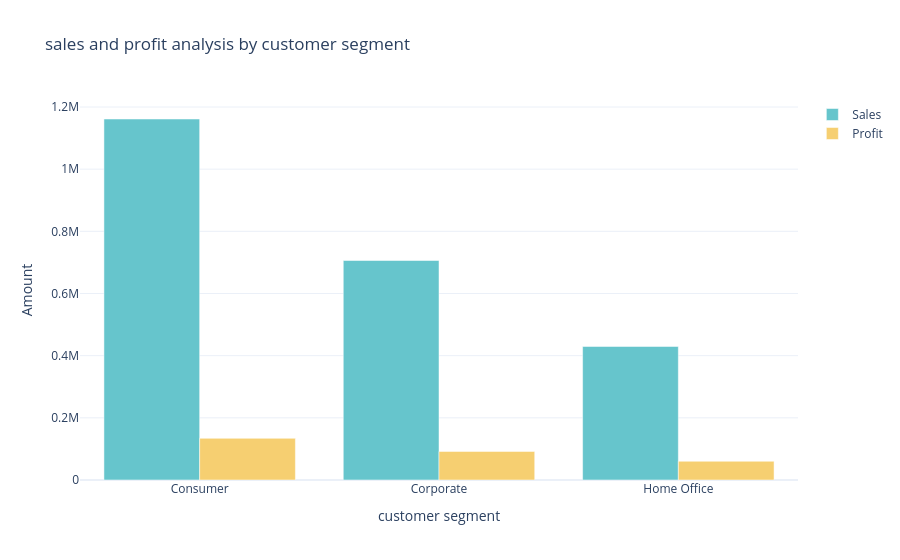

Source (notebook cell):
### Code cell
color_palette = colors.qualitative.Pastel

fig= go.Figure()
fig.add_trace(go.Bar(x=sales_profit_by_segment['Segment'],
                     y=sales_profit_by_segment['Sales'],
                     name='Sales',
                     marker_color = color_palette[0]))
fig.add_trace(go.Bar(x=sales_profit_by_segment['Segment'],
                     y=sales_profit_by_segment['Profit'],
                     name='Profit',
                     marker_color = color_palette[1]))

fig.update_layout(title="sales and profit analysis by customer segment",
                  xaxis_title ="customer segment",yaxis_title="Amount")
                  

fig.show()

### Figure 1 — Plotly figure (JSON) as saved in the notebook; plotly's stock layout.template omitted (floating-point values rounded to 4 significant figures)
{"data": [{"marker": {"color": "rgb(102, 197, 204)"}, "name": "Sales", "type": "bar", "x": ["Consumer", "Corporate", "Home Office"], "y": [1161000.0, 706100.0, 429700.0]}, {"marker": {"color": "rgb(246, 207, 113)"}, "name": "Profit", "type": "bar", "x": ["Consumer", "Corporate", "Home Office"], "y": [134100.0, 91980.0, 60300.0]}], "layout": {"autosize": true, "title": {"text": "sales and profit analysis by customer segment"}, "xaxis": {"autorange": true, "range": [-0.5, 2.5], "title": {"text": "customer segment"}, "type": "category"}, "yaxis": {"autorange": true, "range": [0, 1223000.0], "title": {"text": "Amount"}, "type": "linear"}}}
